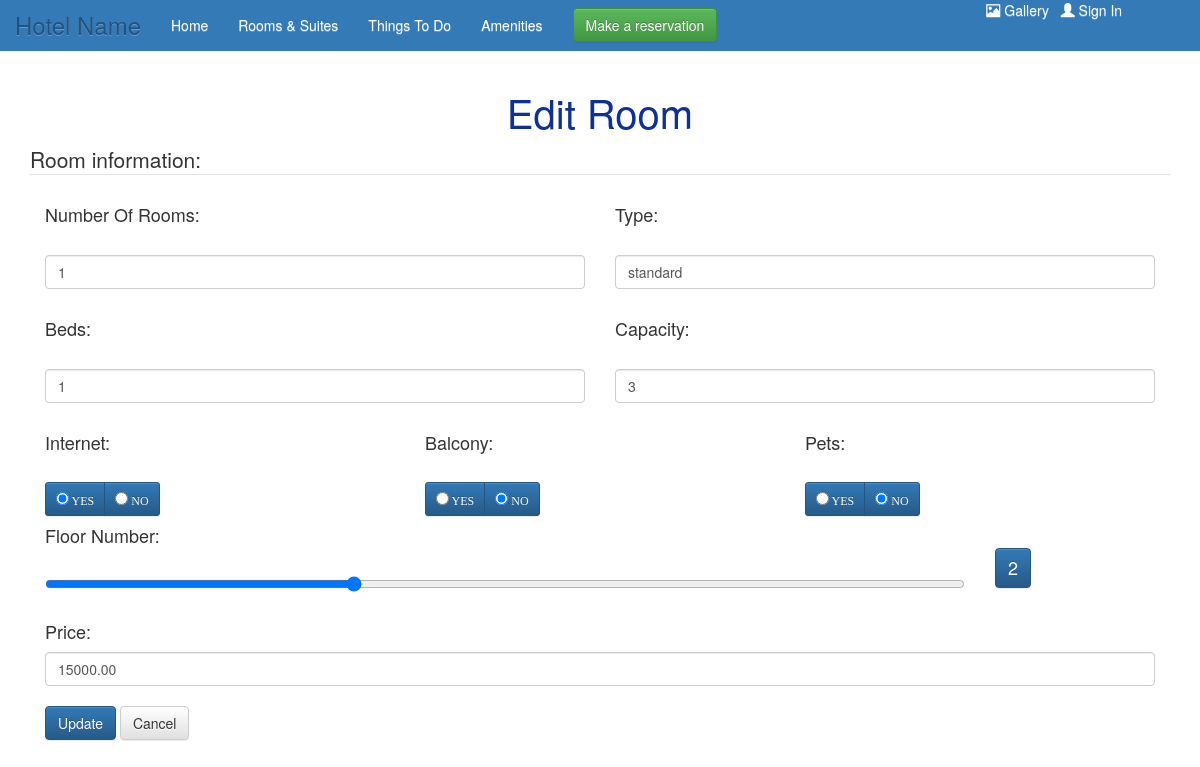
/update_room.php?id=1, run on the app's committed database.
### tables this page shows
CREATE TABLE `dhoma` (
  `roomID` int(11) NOT NULL,
  `roomNo` int(11) NOT NULL,
  `type` varchar(60) NOT NULL,
  `beds` int(11) NOT NULL,
  `capacity` int(11) NOT NULL,
  `price` decimal(7,2) NOT NULL,
  `internet` enum('yes','no') NOT NULL,
  `balcony` enum('yes','no') NOT NULL,
  `floor` int(11) NOT NULL,
  `pets` enum('yes','no') NOT NULL
);

### update_room.php (the view, shortened to what this page needs)
<?php
    include('includes/hotel_connect.php');
    if($_SERVER['REQUEST_METHOD'] == 'POST'){
        $errors = [];
        if(empty($_POST['roomId'])){
            $errors[] = "Error selecting room.";
        }else{
            $roomID = mysqli_real_escape_string($dbc, trim($_POST['roomId']));
        }
        if(empty($_POST['roomNO'])){
            $errors[] = "You forgot to enter the number of rooms.";
        }else{
            $roomNo = mysqli_real_escape_string($dbc, trim($_POST['roomNO']));
        }
        if(empty($_POST['type'])){
            $errors[] = "You forgot to enter the room type.";
        }else{
            if($_POST['type']!='single' && $_POST['type']!='double' && $_POST['type']!='family' && $_POST['type']!='suite' && $_POST['type']!='presidential suite' && $_POST['type']!='standard'){
                $errors[] = "Please choose a correct room type.";
            }else{
                $type = mysqli_real_escape_string($dbc, trim($_POST['type']));
            }
        }
        if(empty($_POST['beds'])){
            $errors[] = "You forgot to enter the number of beds.";
        }else{
            $beds = mysqli_real_escape_string($dbc, trim($_POST['beds']));
        }
        if(empty($_POST['capacity'])){
            $errors[] = "You forgot to enter the room capacity.";
        }else{
            $capacity = mysqli_real_escape_string($dbc, trim($_POST['capacity']));
        }
        if(empty($_POST['price'])){
            $errors[] = "You forgot to enter the price.";
        }else{
            $price = mysqli_real_escape_string($dbc, trim($_POST['price']));
        }
        if(empty($_POST['internet'])){
            $errors[] = "You forgot to enter the internet information.";
        }else{
            $internet = mysqli_real_escape_string($dbc, trim($_POST['internet']));
        }
        if(empty($_POST['balcony'])){
            $errors[] = "You forgot to enter the balcony information.";
        }else{
            $balcony = mysqli_real_escape_string($dbc, trim($_POST['balcony']));
        }
        if(empty($_POST['floor'])){
            $errors[] = "You forgot to enter the floor number.";
        }else{
            $floor = mysqli_real_escape_string($dbc, trim($_POST['floor']));
        }
        if(empty($_POST['pets'])){
            $errors[] = "You forgot to enter the pets information.";
        }else{
            $pets = mysqli_real_escape_string($dbc, trim($_POST['pets']));
        }
        if(!empty($errors)){
            echo '<div class="error">'.$errors[0].'</div>';
        }else{
            $sql = "UPDATE `dhoma`
            SET `roomNo` = $roomNo, `type` = '$type', `beds` = $beds, `capacity` = $capacity, `price` = $price, `internet` = '$internet', `balcony` = '$balcony', `floor` = $floor, `pets` = '$pets'
            WHERE `roomID`=$roomID";
            $result = mysqli_query($dbc, $sql);
            if ($result == true) {
                echo "<div class='sukses'> Record updated successfully. </div>";
            }else{
                echo "<div class='error'>There was an error updating data. We apologize for any inconvenience. </div>";
            }
        }
    }
    elseif(isset($_GET['id'])){
        $roomId = $_GET['id'];
        $sql = "SELECT * FROM `dhoma` WHERE `roomID`='$roomId'";
        $result = mysqli_query($dbc, $sql);
        if (mysqli_num_rows($result) > 0) {
            while ($row = mysqli_fetch_assoc($result)) {
                $roomNo = $row['roomNo'];
                $type = $row['type'];
                $beds = $row['beds'];
                $capacity = $row['capacity'];
                $price = $row['price'];
                $internet = $row['internet'];
                $balcony = $row['balcony'];
                $floor = $row['floor'];
                $pets = $row['pets'];
            }
        ?>
            <h1 id='amenities'>Edit Room</h1>
            <form action="update_room.php" method="post" >
            <fieldset>
                <legend>Room information:</legend>
                <div class="controls col-md-6">
                    <h4 class="form-label">Number Of Rooms:</h4><br>
                    <input type="number" min="1" name="roomNO" class="form-control form-control-lg" value="<?php echo $roomNo; ?>" required>
                    <input type="hidden" name="roomId" value="<?php echo $roomId; ?>" required><br>
                </div>
                <div class="controls col-md-6">
                    <h4 class="form-label">Type:</h4><br>
                    <input type="text" name="type" class="form-control form-control-lg" value="<?php echo $type; ?>" required><br>
                </div>
                <div class="controls col-md-6">
                    <h4 class="form-label">Beds:</h4><br>
                    <input type="number" name="beds" class="form-control form-control-lg" value="<?php echo $beds; ?>" required><br>
                </div>
                <div class="controls col-md-6">
                    <h4 class="form-label">Capacity:</h4><br>
                    <input type="number" name="capacity" min="1" max="12" class="form-control form-control-lg" value="<?php echo $capacity; ?>" required><br>
                </div>
                <div class="controls col-md-4">
                    <h4 class="form-label control-label">Internet:</h4><br>
                    <div class="btn-group">
                        <label class="btn btn-sm btn-primary"> <input type="radio" name="internet" value="yes" <?php if($internet == 'yes'){ echo "checked";} ?> > YES </label>
                        <label class="btn btn-sm btn-primary"> <input type="radio" name="internet" value="no" <?php if($internet == 'no'){ echo "checked";} ?> > NO</label>
                    </div>
                </div>
            <br>
                <div class="controls col-md-4">
                    <h4 class="form-label control-label">Balcony:</h4><br>
                    <div class="btn-group">
                        <label class="btn btn-sm btn-primary"> <input type="radio" name="balcony" value="yes" <?php if($balcony == 'yes'){ echo "checked";} ?> > YES </label>
                        <label class="btn btn-sm btn-primary"> <input type="radio" name="balcony" value="no" <?php if($balcony == 'no'){ echo "checked";} ?> > NO</label>
                    </div>
                </div>
            <br>
            <div class="controls col-md-4">
                    <h4 class="form-label control-label">Pets:</h4><br>
                    <div class="btn-group">
                        <label class="btn btn-sm btn-primary"> <input type="radio" name="pets" value="yes" <?php if($pets == 'yes'){ echo "checked";} ?> > YES </label>
                        <label class="btn btn-sm btn-primary"> <input type="radio" name="pets" value="no" <?php if($pets == 'no'){ echo "checked";} ?> > NO</label>
                    </div>
                </div>
            <br><br>
                <div class="controls col-md-10">
                    <h4>Floor Number:</h4><br>
                    <input type="range" name="floor" id="floor" min="0" max="6"  value="<?php echo $floor; ?>" required><br>
                </div>
                <div class="controls col-md-2">
                    <span id="range-value" class="btn btn-primary" style="margin-top: 20%; color: #fff; font-size:large;"><?php echo $floor; ?></span>
                </div>
            <br>
            <div class="controls col-md-12">
                    <h4 class="form-label">Price:</h4>
                    <input type="number" name="price" class="form-control form-control-lg" value="<?php echo $price; ?>" required><br>
            </div>
            <br><br>
            <div class="controls col-md-12">
                <input  class="btn btn-primary" type="submit" value="Update" name="update">
                <a class="btn btn-default" href="view_room.php">Cancel</a>
            </div>
            </fieldset>
        </form>
        </body>
        </html>
        <?php
        }
    }else{
        header('Location: view_room.php');
    }
?>

### hotelStyle1.css (style rules this page uses)
* { margin: 0; padding: 0; }
body, html { height: 100%; }
body { padding-top: 70px; position: relative }
label { font-family: 'Century Gothic'; font-weight: lighter; }
.navbar-brand { color: #fff; font-size: x-large; }
li a { text-decoration: none; color: #fff; }
ul { list-style-type: none; }
ul.right-list { white-space: pre; }
#amenities { color:#0e3198; text-align:center; font-size: 40px; }

### data on the page
dhoma: roomNO "1", type "standard", beds "1", capacity "3", internet "☑ YES", internet "☐ NO", balcony "☐ YES", balcony "☑ NO", pets "☐ YES", pets "☑ NO", floor "2", price "15000.00"
